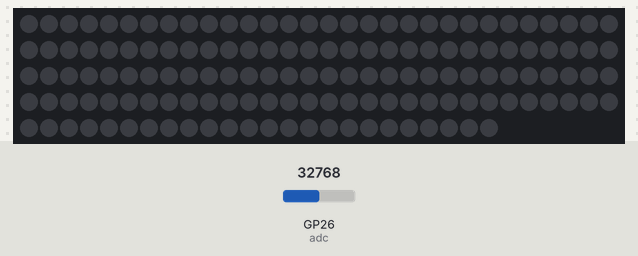
A program run on a simulated Raspberry Pi Pico running MicroPython. Shown: 144 RGB LEDs in strip order, left to right, continuing on the next row. Inputs (shaded band) come from the test bench; at power-on: GP26 (adc) = 32768 (analog values on the 0–65535 scale). What the program prints to the serial console is not drawn.

Above: at 1.2 s.
1.3 s: GP26 (adc) set to 45874
At 1.46 s:
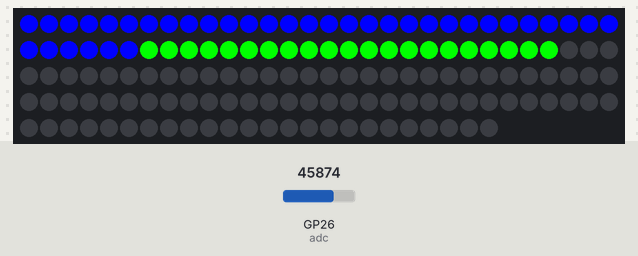
4.3 s: GP26 (adc) set to 57670
At 5.0 s:
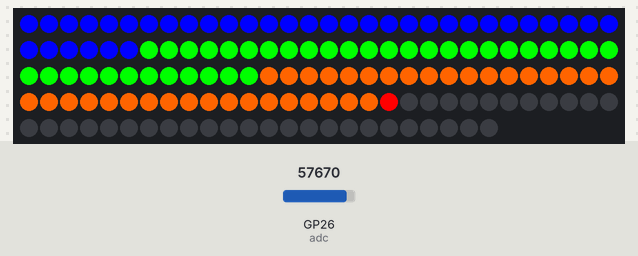
5.8 s: GP26 (adc) set to 65535
At 5.97 s:
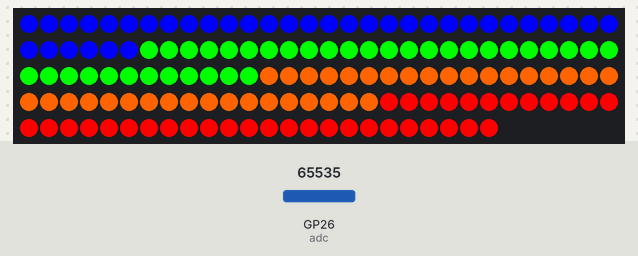
8.8 s: GP26 (adc) set to 7864
At 9.01 s:
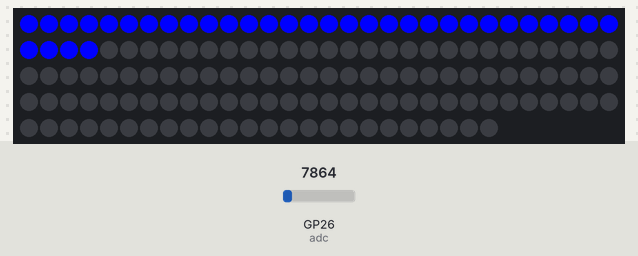
11.8 s: GP26 (adc) set to 0
Timing chart, 0 to 14.3 s (numbered marks = the images above; inputs shaded):
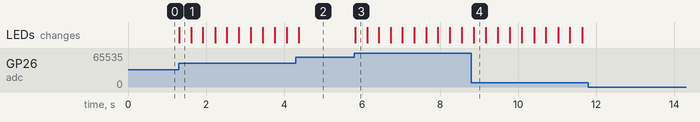

Measured:
- after the input at 1.3 s, the LEDs: change at once (image 1)
- after the input at 4.3 s, the LEDs: change after 0.08 s (image 2)
- after the input at 5.8 s, the LEDs: change at once (image 3)
- after the input at 8.8 s, the LEDs: change after 0.06 s (image 4)
- after the input at 11.8 s, every drawn part: stays the same

The program:

ledstrip.py
```python
import machine
import sys
import time
import utime

from neopixel import NeoPixel

numpix = 144
pin = 28
strip = NeoPixel(machine.Pin(pin), numpix)

red = (255, 0, 0)
orange = (255, 50, 0)
yellow = (255, 100, 0)
green = (0, 255, 0)
blue = (0, 0, 255)
indigo = (100, 0, 90)
violet = (200, 0, 100)
blank = (0,0,0)

colors_rgb = [red, orange, yellow, green, blue, indigo, violet]

delay = 0.5

divided = {
    0: blue,
    1: green,
    2: yellow,
    3: red,
}

divisor = 4
divided_into = int(numpix / divisor)

pixel_colors = {}

for x in range(divisor):
    color = divided[x]

    start = (numpix//divisor) * x
    end = start + (numpix//divisor)

    for pixel in range(start, end):
        pixel_colors[pixel] = color


def segmented():
    for pixel, color in pixel_colors.items():
        strip[pixel] = color
    strip.write()


def clear():
    strip.fill(blank)
    strip.write()

adc = machine.ADC(machine.Pin(26, machine.Pin.IN, pull=None)) # type: ignore
digital_sensor_pin = machine.Pin(13, machine.Pin.IN, pull=None) # type: ignore


def analog_audio_graph():
    try:
        while True:
            level = adc.read_u16()
            percent = level / (65535 / 2)
            if percent > 1:
                percent -= 1
            if percent > .1: # don't register at 10% or below
                start = 0
                end = int(numpix * percent)
                leds = list(range(start, end))
                print((percent, leds))
                for x in leds:
                    strip[x] = pixel_colors[x]
                strip.write()
                utime.sleep_ms(10)
            clear()
    finally:
        strip.fill(blank)
        strip.write()

AGO = utime.time_ns()
ONE_SECOND_IN_NS = 1000000000
STRIP_STATE = False

def toggle_leds():
    global STRIP_STATE
    if STRIP_STATE is False:
        segmented()
        STRIP_STATE = True
    else:
        clear()
        STRIP_STATE = False


def snap_detected(pin):
    stop_listening_for_snaps()
    global AGO
    try:
        now = utime.time_ns()
        if now <= AGO + ONE_SECOND_IN_NS:
            return
        else:
            AGO = now
        print('detected')
        toggle_leds()
    finally:
        start_listening_for_snaps()


def start_listening_for_snaps():
    digital_sensor_pin.irq(
        trigger=machine.Pin.IRQ_RISING,
        handler=snap_detected
    )

def stop_listening_for_snaps():
    digital_sensor_pin.irq(
        trigger=machine.Pin.IRQ_RISING,
        handler=snap_detected
    )

def clapper():
    start_listening_for_snaps()
    try:
        while True:
            utime.sleep(1)
    finally:
        stop_listening_for_snaps()

analog_audio_graph()
```
